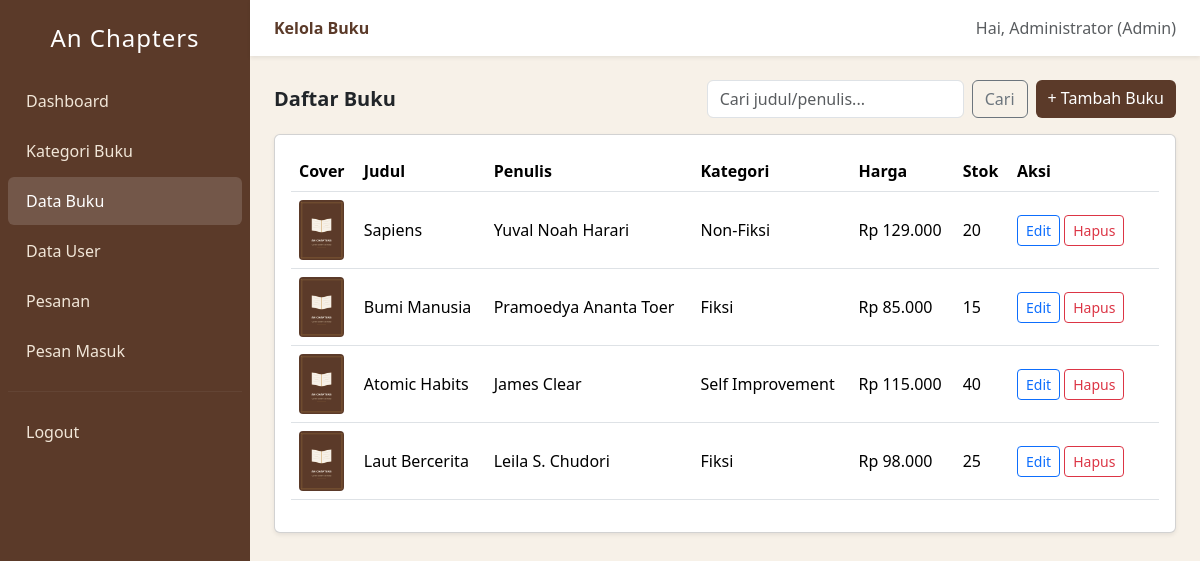
/admin/buku/index.php (signed in), run on the app's committed database.
### tables this page shows
CREATE TABLE buku (
    id_buku INT AUTO_INCREMENT PRIMARY KEY,
    judul VARCHAR(150) NOT NULL,
    penulis VARCHAR(100) NOT NULL,
    penerbit VARCHAR(100),
    tahun YEAR,
    harga DECIMAL(12,2) NOT NULL DEFAULT 0,
    stok INT NOT NULL DEFAULT 0,
    cover VARCHAR(255) DEFAULT 'default.png',
    deskripsi TEXT,
    id_kategori INT,
    created_at DATETIME DEFAULT CURRENT_TIMESTAMP,
    FOREIGN KEY (id_kategori) REFERENCES kategori(id_kategori) ON DELETE SET NULL
);

CREATE TABLE kategori (
    id_kategori INT AUTO_INCREMENT PRIMARY KEY,
    nama_kategori VARCHAR(100) NOT NULL,
    deskripsi TEXT
);

### config/functions.php (called while the page is built, shortened)
<?php
function format_rupiah($angka) {
    return "Rp " . number_format($angka, 0, ',', '.');
}
function cover_url($cover = null) {
    $dir = __DIR__ . '/../assets/images/cover/';
    $nama = $cover ? basename($cover) : '';
    if ($nama !== '' && is_file($dir . $nama)) {
        return BASE_URL . 'assets/images/cover/' . rawurlencode($nama);
    }
    return BASE_URL . 'assets/images/cover/default.png';
}

### admin/buku/index.php (the view, shortened to what this page needs)
<?php
require_once '../../config/functions.php';
$keyword = isset($_GET['q']) ? clean($koneksi, $_GET['q']) : '';
$where = $keyword ? "WHERE b.judul LIKE '%$keyword%' OR b.penulis LIKE '%$keyword%'" : '';
$list = mysqli_query($koneksi, "SELECT b.*, k.nama_kategori FROM buku b LEFT JOIN kategori k ON b.id_kategori=k.id_kategori $where ORDER BY b.id_buku DESC");
include '../includes/header.php';
?>
<div class="d-flex justify-content-between align-items-center mb-3 flex-wrap gap-2">
  <h5 class="fw-bold m-0">Daftar Buku</h5>
  <div class="d-flex gap-2">
    <form method="GET" class="d-flex gap-2">
      <input type="text" name="q" class="form-control" placeholder="Cari judul/penulis..." value="<?= htmlspecialchars($keyword) ?>">
      <button class="btn btn-outline-secondary">Cari</button>
    </form>
    <a href="tambah.php" class="btn btn-brand text-nowrap">+ Tambah Buku</a>
  </div>
</div>
<div class="card p-3 shadow-sm">
  <div class="table-responsive">
    <table class="table align-middle">
      <thead><tr><th>Cover</th><th>Judul</th><th>Penulis</th><th>Kategori</th><th>Harga</th><th>Stok</th><th style="width:150px;">Aksi</th></tr></thead>
      <tbody>
      <?php while ($b = mysqli_fetch_assoc($list)): ?>
        <tr>
          <td><img src="<?= cover_url($b['cover']) ?>" onerror="this.onerror=null;this.src='<?= cover_url() ?>'" style="width:45px;height:60px;object-fit:cover;border-radius:4px;"></td>
          <td><?= htmlspecialchars($b['judul']) ?></td>
          <td><?= htmlspecialchars($b['penulis']) ?></td>
          <td><?= htmlspecialchars($b['nama_kategori'] ?? '-') ?></td>
          <td><?= format_rupiah($b['harga']) ?></td>
          <td>
            <?= $b['stok'] ?>
          </td>
          <td>
            <a href="edit.php?id=<?= $b['id_buku'] ?>" class="btn btn-sm btn-outline-primary">Edit</a>
            <a href="?hapus=<?= $b['id_buku'] ?>" class="btn btn-sm btn-outline-danger btn-hapus">Hapus</a>
          </td>
        </tr>
      <?php endwhile; ?>
      </tbody>
    </table>
  </div>
</div>
<?php include '../includes/footer.php'; ?>

### assets/css/style.css (style rules this page uses)
:root { --ac-brown: #5b3a29; --ac-cream: #f7f1e8; --ac-gold: #c69749; }
body { background-color: var(--ac-cream); font-family: "Segoe UI", system-ui, sans-serif; min-height: 100vh; display: flex; flex-direction: column; }
.btn-brand { background-color: var(--ac-brown); color: #fff; border: none; }
.btn-brand, .btn-outline-dark, .btn-outline-secondary { transition: transform 0.15s ease, box-shadow 0.15s ease; }

### data on the page
buku: cover (placeholder picture), judul "Sapiens", penulis "Yuval Noah Harari", id_kategori.nama_kategori "Non-Fiksi", harga "Rp 129.000", stok "20"
buku: cover (placeholder picture), judul "Bumi Manusia", penulis "Pramoedya Ananta Toer", id_kategori.nama_kategori "Fiksi", harga "Rp 85.000", stok "15"
buku: cover (placeholder picture), judul "Atomic Habits", penulis "James Clear", id_kategori.nama_kategori "Self Improvement", harga "Rp 115.000", stok "40"
buku: cover (placeholder picture), judul "Laut Bercerita", penulis "Leila S. Chudori", id_kategori.nama_kategori "Fiksi", harga "Rp 98.000", stok "25"

### other printed values
$page_title "Kelola Buku"
$_SESSION['nama'] "Administrator"
